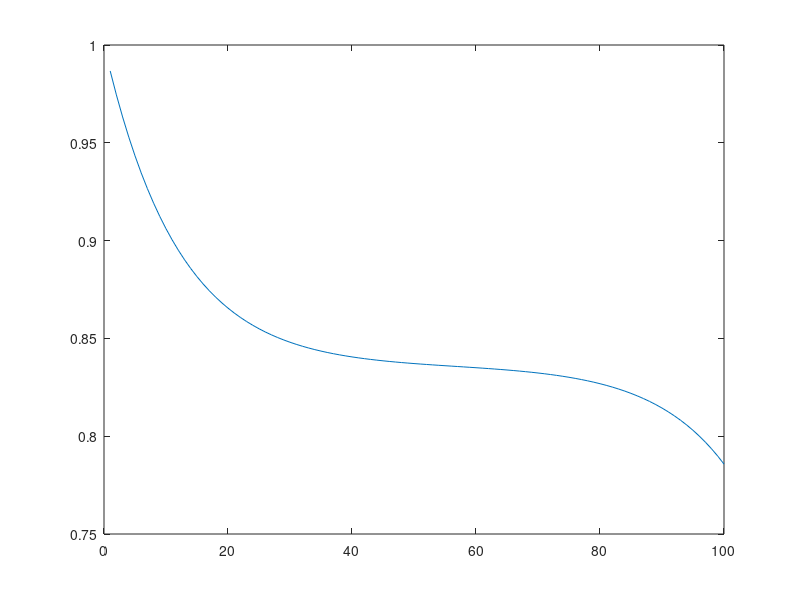
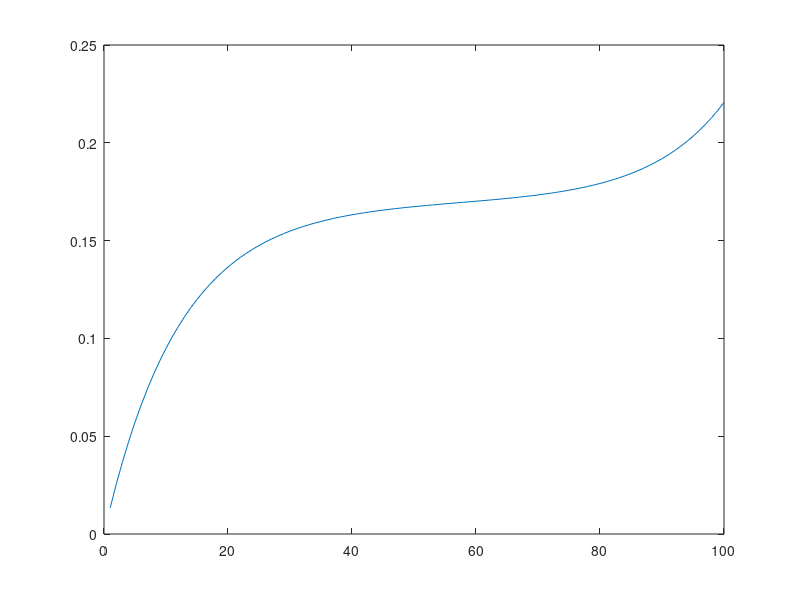
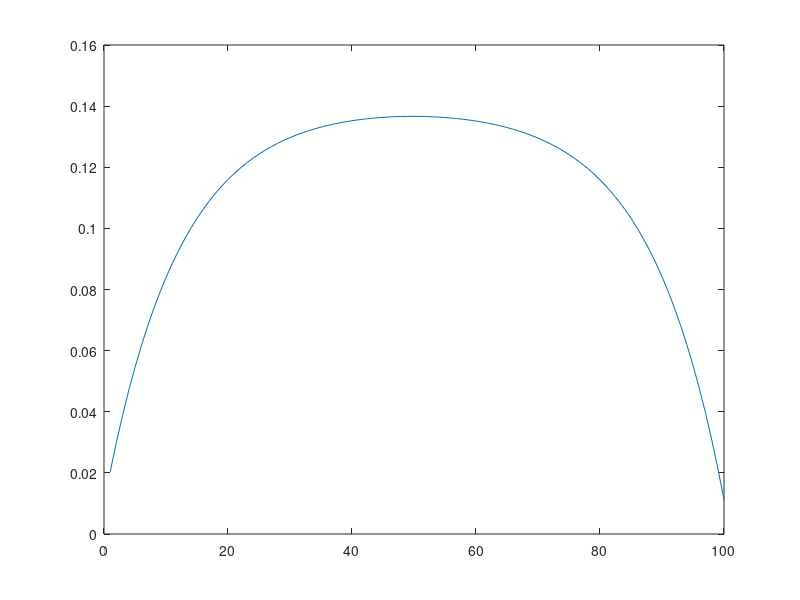

These figures' MATLAB source, in order:
A_leftup = -20.3*eye(100)+[zeros(1,100);[20*eye(99),zeros(99,1)]];
A_leftdown = 0.3*eye(100);
A_midup= 0.65*eye(100);
A_middown = -20.65*eye(100)+[zeros(1,100);[20*eye(99),zeros(99,1)]];
A_rightup = eye(100);
A_rightdown = -1*eye(100);
A = [[A_leftup;A_leftdown],[A_midup;A_middown],[A_rightup;A_rightdown]];
b = [-1.795;0.205*ones(99,1);1.795;-0.205*ones(99,1)];
Q = 2*eye(300);

X1 = 0.5*ones(300,1);
lamda1 = 0.5*ones(200,1);
X0 = zeros(300,1);
lamda0 = zeros(200,1);
n=0;

while(norm(lamda1-lamda0)>0.00001||norm(X1-X0)>0.00001)
    X0 = X1;
    lamda0 = lamda1;
    X1 = X0 - 0.001*(Q*X0+A'*lamda0);
    lamda1 = lamda0 + 0.001*(A*X0-b);
    n = n+1;
end

figure(1)
plot(X1(1:100)+0.9*ones(100,1));
figure(2)
plot(X1(101:200)+0.1*ones(100,1));
figure(3)
plot(X1(201:300));
1/2*X1'*Q*X1



